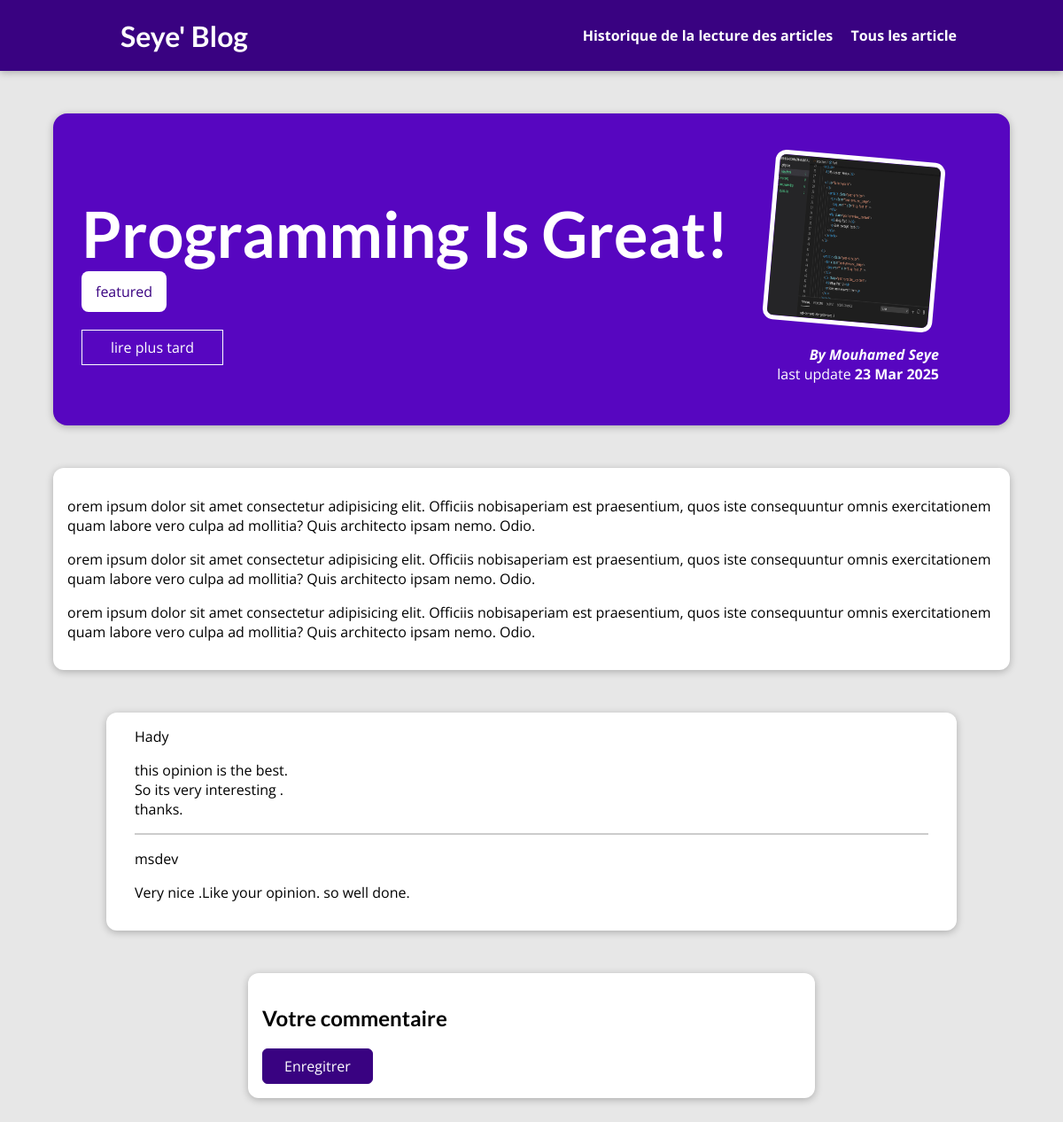
Page /posts/programming-is-fun on the committed database.
### blog/models.py (models this page shows, shortened)
class Post(models.Model):
    title= models.CharField(max_length=150)
    excerpt= models.CharField(max_length=200)
    image = models.ImageField(upload_to='posts', null=True)
    date= models.DateField(auto_now=True)
    slug = models.SlugField(unique=True, db_index=True)
    content = models.TextField(validators=[MinLengthValidator])
    author  = models.ForeignKey(Author , on_delete=models.SET_NULL, null=True ,related_name='posts')
    tags = models.ManyToManyField(Tag)

class Tag(models.Model):
    caption = models.CharField(max_length=20)

class Author(models.Model):
    first_name = models.CharField(max_length=100)
    last_name = models.CharField(max_length=100)
    email_adress = models.EmailField()
    def full_name(self):
        return f"{self.first_name} {self.last_name}"
    def __str__(self):
        return self.full_name()

class Comment(models.Model):
    user_name = models.CharField(max_length=120)
    user_email = models.EmailField()
    text = models.TextField(max_length=400)
    post = models.ForeignKey(Post , on_delete=models.CASCADE, related_name= 'comments')

### blog/views.py (the view, shortened to what this page needs)
# urls.py: path("posts/<slug:slug>", views.SinglePostView.as_view(), name="post-detail-page"),
class SinglePostView(DetailView):
    def is_stored_post(self,request,post_id):
        stored_posts = request.session.get("stored_posts")
        if stored_posts is not None:
            is_saved_for_later = post_id in stored_posts
        else:
            is_saved_for_later = False
        return is_saved_for_later
    def get(self , request, slug):
        post = Post.objects.get(slug=slug)
        context = {
            "post"  : post,
            "post_tags" : post.tags.all(),
            "comments": post.comments.all().order_by("-id"),
            "saved_for_later" : self.is_stored_post(request, post.id)
        }
        return render(request, "blog/post-detail.html", context)

### blog/templates/blog/post-detail.html (shortened to what this page needs)
{% extends "base.html" %}
{% load static %}
{% block css_files %}
<link rel="stylesheet" href="{% static "blog/post-detail.css" %}">
{% endblock %}
{%block content %}
<section id="summary">
  <h2>{{ post.title }}</h2>
  <div class="">
    {% for tag in post_tags %}
    <span class="tag">{{ tag.caption }}</span>
    {% endfor %}
  </div>
  <div id="read-later">
    <form action="{% url "read-later" %}" method="POST">
      <button>
        {% if saved_for_later %}
        Supprimer pour la lecture plustard
        {% else %}
        lire plus tard
        {% endif %}
      </button>
    </form>
  </div>
  <article>
    <img
      src="{{ post.image.url }}"
      alt="{{
    post.title }}"
    />
    <address>
      By <a href="mailto:{{post.author.email_adress}}">{{ post.author }}</a>
    </address>
    <div class="">
      last update <time datetime="">{{ post.date|date:"d M Y" }}</time>
    </div>
  </article>
</section>
<main>
  <p>{{ post.content | linebreaks }}</p>
</main>
<section id="comments">
  <ul>
    {% for comment in comments %}
    <li>
      {{ comment.user_name }}
      <p>{{ comment.text | linebreaks}}</p>
    </li>
    {% endfor %}
  </ul>
</section>
<section id="comment-form">
  <h2>Votre commentaire</h2>
  <form action="{% url 'post-detail-page' post.slug %}" method="POST">
    <button type="submit">Enregitrer</button>
  </form>
</section>
{% endblock %}

### static/app.css (style rules this page uses)
* { box-sizing: border-box; }
html { font-family: "Open Sans", "Lato", sans-serif; }
body { margin: 0; }
h1, h2, h3 { font-family: "Lato", sans-serif; font-weight: bold; }

### blog/static/blog/post-detail.css (style rules this page uses)
body { background-color: #e7e7e7; }
#summary { margin: 8rem auto 3rem auto; padding: 2rem; width: 90%; max-width: 90rem; border-radius: 16px; background-color: #5706c0; position: relative; box-shadow: 0 2px 8px rgba(0, 0, 0, 0.25); height: 22rem; }
#summary a { color: white; text-decoration: none; }
#summary h2 { color: white; font-size: 4.5rem; margin-bottom: 0.76rem; }
#summary article { position: absolute; top: 2rem; right: 3rem; padding: 1rem 2rem; border-radius: 12px; text-align: right; color: white; }
#summary article img { width: 12rem; height: 12rem; border-radius: 12px; transform: rotateZ(5deg); border: 5px solid white; margin-bottom: 1rem; }
#summary address { font-weight: bold; }
#summary time { font-weight: bold; }
main { width: 90%; max-width: 90rem; margin: 3rem auto; background-color: white; padding: 1rem; border-radius: 12px; box-shadow: 0 2px 8px rgba(0, 0, 0, 0.25); }
.tag { background-color: white; color: #390281; padding: 0.75rem 1rem; border-radius: 8px; }
#comment-form { margin: 3rem auto; width: 90%; max-width: 40rem; border-radius: 12px; background-color: white; box-shadow: 0 2px 8px rgba(0, 0, 0, 0.25); padding: 1rem; }
#comment-form button { font: inherit; background-color: #390281; color: white; border: 1px solid #390281; padding: 0.5rem 1.5rem; border-radius: 6px; cursor: pointer; }
#comments { margin: 3rem auto; width: 90%; max-width: 60rem; border-radius: 12px; background-color: white; box-shadow: 0 2px 8px rgba(0, 0, 0, 0.25); padding: 1rem 2rem; }
#comments ul { list-style: none; margin: 0; padding: 0; }
#comments li { margin-bottom: 1rem; border-bottom: 2px solid #ccc; }
#comments li:last-of-type { border-bottom: none; }
#read-later { margin: 2rem 0; }
#read-later button { background-color: transparent; border: 1px solid white; padding: 0.5rem 2rem; font: inherit; color: white; cursor: pointer; }

### rows in the picture
Post: title "Programming Is Great!", image (picture), author "Mouhamed Seye", date "23 Mar 2025", content "orem ipsum dolor sit amet consectetur adipisicing elit. Officiis nobisaperiam est praesentium, quos iste consequuntur omnis exercitationem quam labore vero culpa ad mollitia? Quis architecto ipsam nemo. Odio. orem ipsum dolor sit amet consectetur adipisicing elit. Officiis nobisaperiam est praesentium, quos iste consequuntur omnis exercitationem quam labore vero culpa ad mollitia? Quis architecto ipsam nemo. Odio. orem ipsum dolor sit amet consectetur adipisicing elit. Officiis nobisaperiam est praesentium, quos iste consequuntur omnis exercitationem quam labore vero culpa ad mollitia? Quis architecto ipsam nemo. Odio."
Tag: caption "featured"
Comment: user_name "Hady", text "this opinion is the best. So its very interesting . thanks."
Comment: user_name "msdev", text "Very nice .Like your opinion. so well done."
